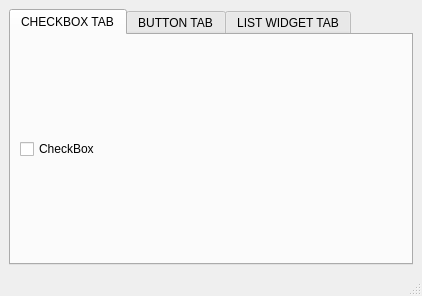
<?xml version="1.0" encoding="UTF-8"?>
<ui version="4.0">
 <class>MainWindow</class>
 <widget class="QMainWindow" name="MainWindow">
  <property name="geometry">
   <rect>
    <x>0</x>
    <y>0</y>
    <width>422</width>
    <height>296</height>
   </rect>
  </property>
  <property name="windowTitle">
   <string>MainWindow</string>
  </property>
  <widget class="QWidget" name="centralwidget">
   <layout class="QGridLayout" name="gridLayout">
    <item row="0" column="0">
     <widget class="QTabWidget" name="tabWidget">
      <property name="currentIndex">
       <number>0</number>
      </property>
      <widget class="QWidget" name="tab">
       <attribute name="title">
        <string>CHECKBOX TAB</string>
       </attribute>
       <layout class="QGridLayout" name="gridLayout_3">
        <item row="0" column="0">
         <widget class="QCheckBox" name="checkBox">
          <property name="text">
           <string>CheckBox</string>
          </property>
         </widget>
        </item>
       </layout>
      </widget>
      <widget class="QWidget" name="tab_2">
       <attribute name="title">
        <string>BUTTON TAB</string>
       </attribute>
       <layout class="QGridLayout" name="gridLayout_2">
        <item row="0" column="0">
         <widget class="QPushButton" name="pushButton">
          <property name="text">
           <string>PushButton</string>
          </property>
         </widget>
        </item>
       </layout>
      </widget>
      <widget class="QWidget" name="tab3">
       <attribute name="title">
        <string>LIST WIDGET TAB</string>
       </attribute>
       <layout class="QGridLayout" name="gridLayout_4">
        <item row="0" column="0">
         <widget class="QListWidget" name="listWidget"/>
        </item>
       </layout>
      </widget>
     </widget>
    </item>
   </layout>
  </widget>
  <widget class="QMenuBar" name="menubar">
   <property name="geometry">
    <rect>
     <x>0</x>
     <y>0</y>
     <width>422</width>
     <height>18</height>
    </rect>
   </property>
  </widget>
  <widget class="QStatusBar" name="statusbar"/>
 </widget>
 <resources/>
 <connections/>
</ui>
